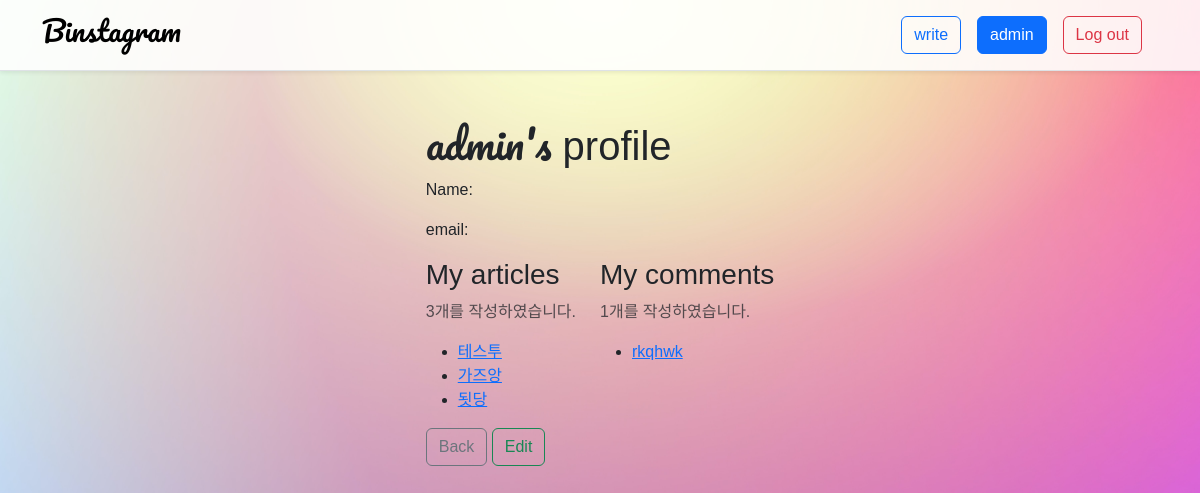
The app's page /accounts/2/ (signed in) with its own data.
### accounts/models.py (models this page shows)
class User(AbstractUser):
    pass

### articles/models.py (models this page shows)
class Article(models.Model):
    title = models.CharField(max_length=80)
    content = models.TextField()
    created_at = models.DateTimeField(auto_now_add=True)
    image = ProcessedImageField(
        upload_to='images/',
        blank=True,
        processors=[ResizeToFill(500,500)],
        format='JPEG',
        options={'quality':80}
        )
    user = models.ForeignKey(settings.AUTH_USER_MODEL, on_delete=models.CASCADE)

class Comment(models.Model):
    article = models.ForeignKey(Article, on_delete=models.CASCADE)
    content = models.CharField(max_length=80)
    created_at = models.DateTimeField(auto_now_add=True)
    user = models.ForeignKey(settings.AUTH_USER_MODEL, on_delete=models.CASCADE)

### accounts/views.py (the view)
# urls.py: path('accounts/<int:pk>/', views.detail, name='detail'),
@login_required
def detail(request, pk):
    user = get_user_model().objects.get(pk=pk)
    context = {
        'user' : user
    }
    return render(request, 'accounts/detail.html', context)

### accounts/templates/accounts/detail.html
{% extends 'base.html' %}
{% load django_bootstrap5 %}
{% load static %}
{% block content %}
<div>
  <h1><span class="detailName">{{ user.username }}'s</span> profile</h1>
  <p>Name: {{ user.first_name }} {{ user.last_name }}</p>
  <p>email: {{ user.email }}</p>
  <div class="d-flex flex-row">
    <div class="me-4">
      <h3 class="fw-light">My articles</h3>
      <p class="text-muted">{{ user.article_set.count }}개를 작성하였습니다.</p>
      <ul>
      {% for article in user.article_set.all %}
       <li><a href="{% url 'articles:detail' article.pk %}">{{ article.title }}</a></li>
      {% endfor %}
      </ul>
    </div>
    <div>
      <h3 class="fw-light">My comments</h3>
      <p class="text-muted">{{ user.comment_set.count }}개를 작성하였습니다.</p>
      <ul>
      {% for comment in user.comment_set.all %}
      <li><a href="{% url 'articles:detail' comment.article.pk %}">{{ comment.content }}</a></li>
      {% endfor %}
      </ul>
    </div>
  </div>
  <a class="btn btn-outline-secondary" href="{% url 'articles:index' %}">Back</a>
  <a class="btn btn-outline-success" href="{% url 'accounts:update' user.pk %}">Edit</a>
</div>
{% endblock %}

### templates/base.html (shortened to what this page needs)
{% load django_bootstrap5 %}
{% load static %}
<!DOCTYPE html>
<html lang="en">
<head>
  <link rel="stylesheet" href="{% static 'css/style.css' %}">
  {% bootstrap_css %}
</head>
<body class="body bg-light">
  <nav class="shadow-sm sticky-top navbar navbar-expand-lg border-bottom" style="background-color: rgba(255, 255, 255, 0.871);">
    <div class="container">
      <a class="navbar-brand" href="{% url 'articles:index' %}"><h1 class="logo">Binstagram</h1></a>
      <div class="collapse navbar-collapse justify-content-end" id="navbarNav">
        <ul class="navbar-nav">
          {% if user.is_authenticated %}
          <li class="nav-item">
            <a class="btn btn-outline-primary me-3 my-2" href="{% url 'articles:create' %}">write</a>
          </li>
          <li class="nav-item me-3 my-2">
            <a class="btn btn-primary" href="{% url 'accounts:detail' user.pk %}">{{ user }}</a>
          </li>
          <li class="nav-item me-3 my-2">
            <a class="btn btn-outline-danger" href="{% url 'accounts:logout' %}">Log out</a>
          </li>
          {% endif %}
        </ul>
      </div>
    </div>
  </nav>
  <div class="container d-flex justify-content-center mt-5">
  {% block content %}
  {% endblock %}
  </div>
</body>
</html>

### static/css/style.css (style rules this page uses)
.body { font-family: 'Montserrat', sans-serif; font-family: 'Noto Sans KR', sans-serif; min-height: 100vh; width: 100vw; background-image: url('../images/2.jpg'); background-repeat : no-repeat; background-size : cover; }
.logo { font-size: 28px; font-family: 'Pacifico', cursive; }
.detailName { font-family: 'Pacifico', cursive; }

### records on screen
User: username "admin", article_set.count "3", comment_set.count "1"
Article: title "테스투"
Article: title "가즈앙"
Article: title "됫당"
Comment: content "rkqhwk"
